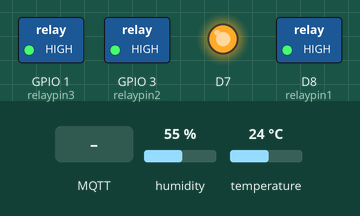
Simulated run of this sketch. Board: ESP8266 (NodeMCU). Shown: switched loads named in the sketch (green lamp = pin HIGH), output pins drawn as LEDs (lit = HIGH). Inputs (shaded band) come from the test bench; at power-on: humidity 55 %, temperature 24 °C. WiFi joins after 1.5 s; servers stay silent unless stated; random numbers use the default seed unless the sketch sets one; no MQTT or app messages arrive unless stated; what the sketch prints to the serial monitor is not drawn.

Above: at 2.7 s.
2.8 s: MQTT message "ona" arrives on the first subscribed topic
At 3.6 s:
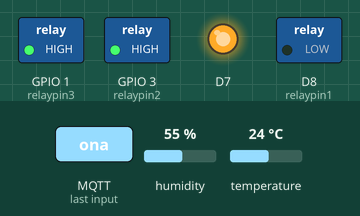
4.3 s: MQTT message "onb" arrives on the first subscribed topic
At 4.7 s:
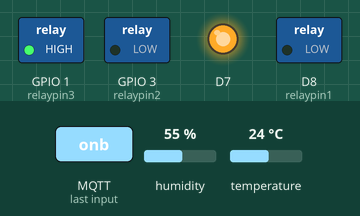
5.8 s: MQTT message "offa" arrives on the first subscribed topic
At 7.0 s:
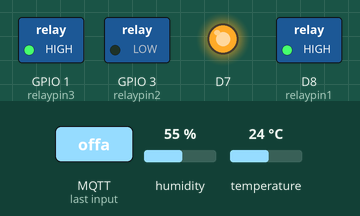
7.3 s: MQTT message "onc" arrives on the first subscribed topic
At 8.3 s:
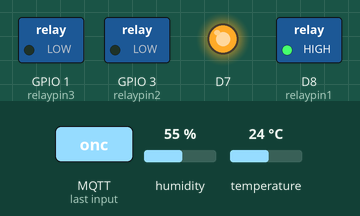
8.8 s: MQTT message "offb" arrives on the first subscribed topic
At 9.4 s:
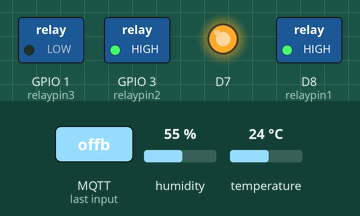
10.3 s: MQTT message "ond" arrives on the first subscribed topic
At 11.7 s:
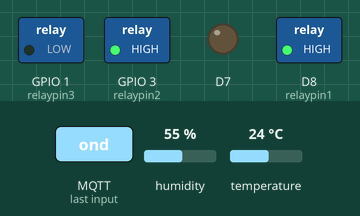
Timing chart, 0 to 12.8 s (numbered marks = the images above; inputs shaded):
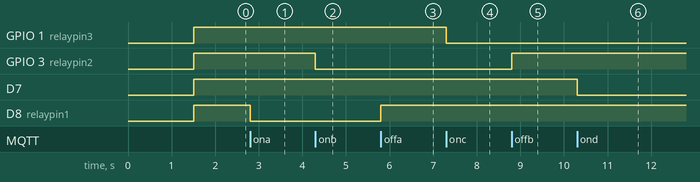

Measured:
- after the input at 2.8 s, D8 (relaypin1): HIGH → LOW at once
- after the input at 4.3 s, GPIO 3 (relaypin2): HIGH → LOW at once
- after the input at 5.8 s, D8 (relaypin1): LOW → HIGH at once
- after the input at 7.3 s, GPIO 1 (relaypin3): HIGH → LOW at once
- after the input at 8.8 s, GPIO 3 (relaypin2): LOW → HIGH at once
- after the input at 10.3 s, D7: HIGH → LOW at once

The sketch:

gateway.ino
```cpp
#include <SoftwareSerial.h> //IoT보드-아두이노우노간 통신라이브러리
#include <ESP8266WiFi.h>
#include <PubSubClient.h>
#include "DHT.h" //온습도센서 DHT22의 라이브러리
//핀설정
#define DHTPIN D3 //온습도센서
#define relaypin1 D8 //릴레이 1
#define relaypin2 D9 //릴레이 2
#define relaypin3 D10 //릴레이 3
#define relaypin4 D11 //릴레이 4

//시리얼통신 핀설정
SoftwareSerial uno(D5,D6);

// 토픽설정
#define TOPIC_TEMP "jb202211/temp"
#define TOPIC_HUMIDITY "jb202211/humi"
#define TOPIC_RELAY "jb202211/relay"
#define TOPIC_FOOD "jb202211/food"

//온도경고 수치
//#define WARN_TEMP 26.0

float humidity, temperature;
long curr_time;
long prev_time =0;

int prev_buzz = 0;
int curr_buzz = 0;

//와이파이 설정
const char* ssid = "";
const char* password = "";

const char* mqtt_server = "broker.mqtt-dashboard.com";

WiFiClient espClient;
PubSubClient client(espClient);
char msg[50];
/*
unsigned long lastMsg = 0;
#define MSG_BUFFER_SIZE  (50)
char msg[MSG_BUFFER_SIZE];
int value = 0;
*/

// 온습도센서
#define DHTTYPE DHT22 // DHT22 (AM2302) 센서종류 설정
DHT dht(DHTPIN, DHTTYPE);


void setup_wifi() {

  delay(10);
  // We start by connecting to a WiFi network
  Serial.println();
  Serial.print("Connecting to ");
  Serial.println(ssid);

  //WiFi.mode(WIFI_STA);
  WiFi.begin(ssid, password);

  while (WiFi.status() != WL_CONNECTED) {
    delay(500);
    Serial.print(".");
  }

  randomSeed(micros());

  Serial.println("");
  Serial.println("WiFi connected");
  Serial.println("IP address: ");
  Serial.println(WiFi.localIP());
}
/*
void callback(char* topic, byte* payload, unsigned int length) {
  Serial.print("Message arrived [");
  Serial.print(topic);
  Serial.print("] ");
  for (int i = 0; i < length; i++) {
    Serial.print((char)payload[i]);
  }
  Serial.println();
  String mytopic = topic;

  // Switch on the LED if an 1 was received as first character
  if(mytopic == TOPIC_BUZZER){
    if (payload[0] == '1') {
     //prev_buzz =1;
      Serial.print("payload : ");
      Serial.println((char)payload[0]);
      digitalWrite(buzzPin, HIGH);   // Turn the LED on (Note that LOW is the voltage level
    // but actually the LED is on; this is because
    // it is active low on the ESP-01)
   }
    else {
      if (payload[0] == '0') {
    // prev_buzz =0;
        Serial.print("payload : ");
        Serial.println((char)payload[0]);

        digitalWrite(buzzPin, LOW);  // Turn the LED off by making the voltage HIGH
      }
    }
  }
}*/

void callback(char* topic, byte* payload, unsigned int length) {

  //Serial.print("Message arrived [");
  //Serial.print(topic);
  //Serial.print("] ");

  String response;
  for (int i = 0; i < length; i++) {
    response += (char)payload[i];  // 브로커에서 수신된 메시지에서 릴레이 제어 명령을 꺼냅니다.
  }
  //Serial.println();
  if(response == "ona")  // 수신된 메시지가 on인 경우 1켜기
  {
    digitalWrite(relaypin1, LOW);
  }
  else if(response == "offa")  // 수신된 메시지가 off인 경우 1끄기
  {
    digitalWrite(relaypin1, HIGH);
  }
  else if(response == "onb")  // 수신된 메시지가 on인 경우 2켜기
  {
    digitalWrite(relaypin2, LOW);
  }
  else if(response == "offb")  // 수신된 메시지가 off인 경우 2끄기
  {
    digitalWrite(relaypin2, HIGH);
  }
  else if(response == "onc")  // 수신된 메시지가 on인 경우 3켜기
  {
    digitalWrite(relaypin3, LOW);
  }
  else if(response == "offc")  // 수신된 메시지가 off인 경우 3끄기
  {
    digitalWrite(relaypin3, HIGH);
  }
  else if(response == "ond")  // 수신된 메시지가 on인 경우 4켜기
  {
    digitalWrite(relaypin4, LOW);
  }
  else if(response == "offd")  // 수신된 메시지가 off인 경우 4끄기
  {
    digitalWrite(relaypin4, HIGH);
  }
}

void reconnect() {
  // Loop until we're reconnected
  while (!client.connected()) {
    Serial.print("Attempting MQTT connection...");
    // Create a random client ID
    String clientId = "ESP8266Client-";
    clientId += String(random(0xffff), HEX);
    // Attempt to connect
    if (client.connect(clientId.c_str())) {
      Serial.println("connected");
      // Once connected, publish an announcement...

      client.subscribe(TOPIC_RELAY);// mqtt서버의 토픽 구독하기!
    } else {
      Serial.print("failed, rc=");
      Serial.print(client.state());
      Serial.println(" try again in 5 seconds");
      // Wait 5 seconds before retrying
      delay(5000);
    }
  }
}

void setup() {
  Serial.begin(115200);
  uno.begin(115200); //IoT보드-아두이노우노간 통신라인!

  setup_wifi();
  dht.begin();//온습도센서
  prev_time =millis();
  client.setServer(mqtt_server, 1883);
  client.setCallback(callback);

  //릴레이 핀모드설정 및 초기OFF상태 세팅
  pinMode(relaypin1,OUTPUT);
  pinMode(relaypin2,OUTPUT);
  pinMode(relaypin3,OUTPUT);
  pinMode(relaypin4,OUTPUT);
  /*
  digitalWrite(relaypin1, LOW);
  digitalWrite(relaypin2, LOW);
  digitalWrite(relaypin3, LOW);
  digitalWrite(relaypin4, LOW);
  */
  allrelayoff();
}

void loop() {

  if (!client.connected()) {
    reconnect();
  }

  client.loop();

  curr_time = millis();
  if (curr_time - prev_time > 2000) {
    prev_time = curr_time;

    humidity = dht.readHumidity();
    temperature = dht.readTemperature();
    if (isnan(humidity)|| isnan(temperature)){
     // Serial.println(F("Failed to read from DHT sensor!"));
      return;
    }
    /*
     //온습도 확인용
    Serial.print(F("Humidity: "));
    Serial.print(humidity);
    Serial.print(F("%  Temperature: "));
    Serial.print(temperature);
    Serial.println(F("°C "));
    */

    snprintf(msg,50,"%.1f",temperature);
    client.publish(TOPIC_TEMP, msg);
    //Serial.print("Publish meddage(temperature) : ");
    //Serial.println(msg);
    snprintf(msg,50,"%.1f",humidity);
    client.publish(TOPIC_HUMIDITY, msg);
    //Serial.print("Publish meddage(humidity) : ");
    //Serial.println(msg);
/*
    if(temperature >= WARN_TEMP){
      curr_buzz=1;
      if(prev_buzz == 0 && curr_buzz == 1){
        prev_buzz=1;
        digitalWrite(buzzPin,HIGH);
        snprintf(msg, 50, "%d", HIGH);
        client.publish(TOPIC_BUZZER, msg);
      }
    }
    else{
      curr_buzz=0;
      if(prev_buzz == 1 && curr_buzz == 0){
        prev_buzz=0;
        digitalWrite(buzzPin,LOW);
        snprintf(msg, 50, "%d", LOW);
        client.publish(TOPIC_BUZZER, msg);
      }
    }*/
    delay(50);
  //시리얼통신 부분
  uno.write('0');
  //우노가 응답할때 까지 기다려야지~
  /*
  while(true){
    if(uno.available()) break;
  }
  */
  if(uno.available()){
    String data = uno.readStringUntil(0x0a);
    Serial.println(data);
    snprintf(msg,50,"%s",data);
    client.publish(TOPIC_FOOD, msg);
  }

  }

  //시리얼통신 부분
  //uno.write('0');
  //우노가 응답할때 까지 기다려야지~
  /*
  while(true){
    if(uno.available()) break;
  }
  */
  /*
  if(uno.available()){
    String data = uno.readStringUntil(0x0a);
    Serial.println(data);
  }*/
}


void allrelayoff(){
  digitalWrite(relaypin1, HIGH);
  digitalWrite(relaypin2, HIGH);
  digitalWrite(relaypin3, HIGH);
  digitalWrite(relaypin4, HIGH);
}
```
